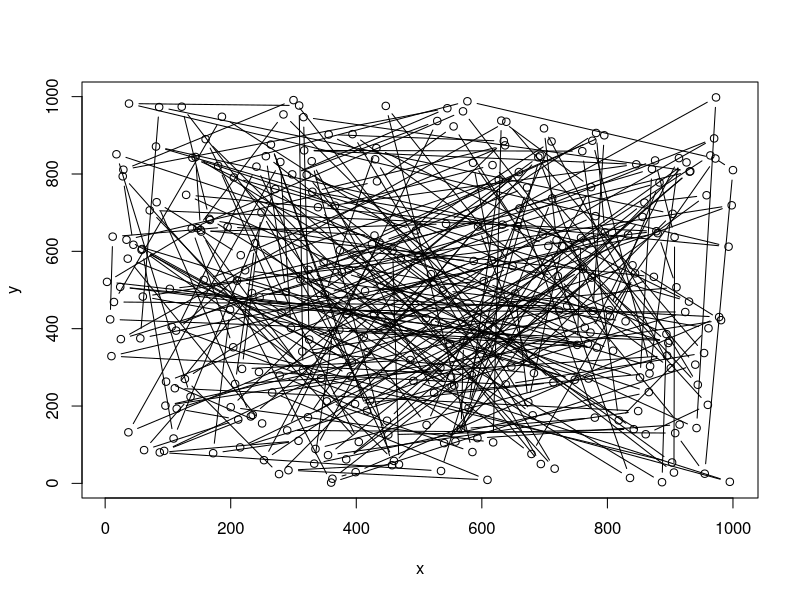

Write R code to recreate this figure. (Note: this script raises an error after producing the figure.)
###########################################
# Description
################

# The Travelling Salesman Problem (TSP) is one of the most intesively studied problems in optimizations research. 

# The problem is formulated as follows:
# Given a list of cities and the pairiwse distances between each city, what is the shortest possible 
# route that connects each city exactly once

# Despite it's easy problem formulation, the TSP is NP-hard and computationally expensive. 
# It is possible that the running time for any algorithm for the TSP increases superpolynomially with the number of cities/nodes

# Here I list several methods which attempt to 'solve' the TSP
# 1) Brutue Forcing - Consider all n! possible routes and choose the one which minimizes the total travelled distance.
# 2) Nearest Neighbour - Beginning with an initial node, iteratively pick the next subsequent node as the node which is closest to the previous node 
# 3) 2 opt - Beginning with an initial route, randomly permute two nodes and accept the new route only if the total distance is minimzed 
# 4) Simmulated Anealling - An extension on local descent algorithms with the ability to escape local minima. 
#                           Local minima are escaped through the use of a decaying temperature + acceptance function in which 'worse' solutions are accepted
#                           as intemediary routes with probability roughly proportional to the change in solution between iterations and 
#                           roughly inversely proportional with the number of iterations  

# Method 1 is compuationally prohibitive for any non-small n and therefore is not considered in this syntax. 
# Method 2 by far offers the quickest solution which reasonably approximates the global solution. However is known to produce local minima.
# Method 3 is a 'greedy' local descent algorithm which iteratively improves the route and will in the long term produce a more optimal solution than method 2
# Method 4 is the slowest, however with the addition of an acceptance function (similar to the Metropolis Hastings Algorithm), has the unique ability to escape local minima.
# Here I consider using method 2 to build an iniial framework for simulated annealing. 

# Note that in this syntax I have sacrificed computation speed in order to produce live plot animations of how the route and cost function are changing over time. 
#################################################

cities <- 300 
df <- data.frame(x = sample(1000, cities), y = sample(1000, cities))
plot(df, type = 'b')

dist_mtx <- as.matrix(dist(df))

# compute the total distance given the ordering of the cities in the path
distance <- function(order){
  total_distance <- 0
  for (i in 1:(length(order)-1)) {
    total_distance <- total_distance + dist[order[i], order[i+1]]
  }
  return(total_distance)
} # Execution takes 0.2 milliseconds for n = 300 cities. Execution took 0.6 milliseconds without use of a distance matrix 

# swap 3 randomly picked cities in the ordering
swap <- function(order) {
  swaps <- 3
  indices <- sample(1:length(order), swaps); temp <- rep(0,swaps)
  for (i in 1:swaps){
    temp[i] = order[indices[i]]
  }
  for (j in 1:(swaps-1)){
    order[indices[j]] = temp[j+1]
  }
  order[indices[swaps]] = temp[1]
  return(order)
} # Execution takes 0.008 milliseconds and speed seems mostly independent of n.

# returns the probability with which a solution should be accepted
accptFun <- function(delE, t) {
  return(1/(1+exp(delE/t)))
}

# Initialization
t = 1e4; order <- 1:cities; E <- distance(order = order); iter <- 1; Error <- c(E)

{
startTime <- currentTime <- proc.time()["elapsed"]
wait <- 15
par(mfrow = c(1,2))
while(proc.time() - startTime < wait) {
  newOrder <- swap(order = order)
  newE <- distance(order = newOrder)
  
  rand <- runif(1, min = 0, max = 1)
  acpt <- accptFun(newE - E, t)
  
  if(rand <= acpt) {
    delE <- newE - E
    
    cat("Iteration: ", iter, ", Time: ", proc.time() - startTime, "Temperature: ", t, "\n")
    cat("Order: ", order, ", New Order: ", newOrder, "\n")
    cat("Total Distance: ", E, "Del E: ", delE, ", New Total Distance: ", newE, "\n")
    cat("\n\n")
    
    E <- newE
    order <- newOrder
    t <- t * 0.9
    iter <- iter + 1
    Error[iter] = E
    plot(x,y); lines(df[order,])
    plot(1:iter, Error, xlab = "Iterations", ylab = "Total Distance", type = "l")
    Sys.sleep(0.075)
  }
}
}

# plot(x,y); lines(df[order,])
